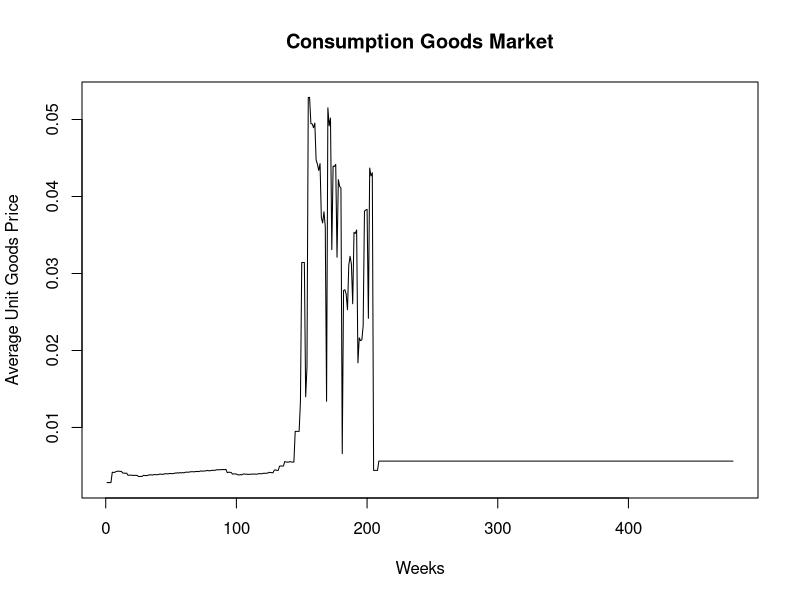
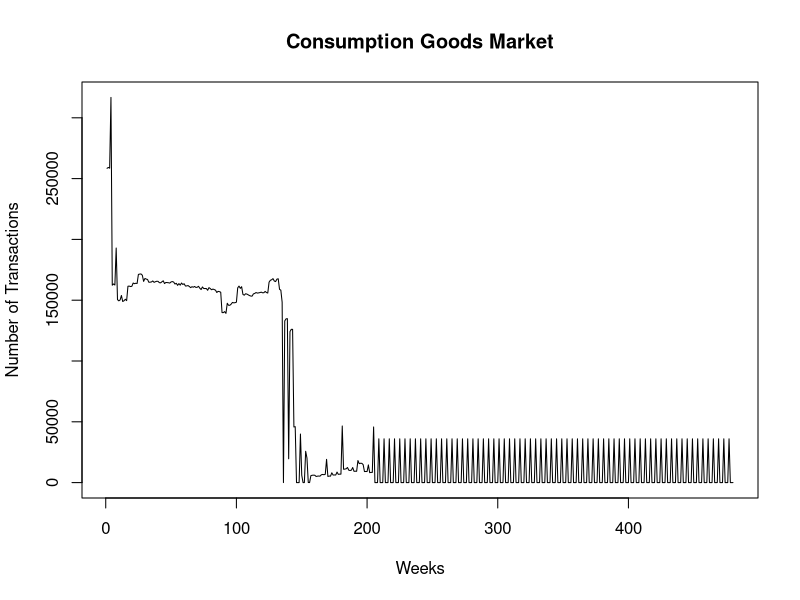
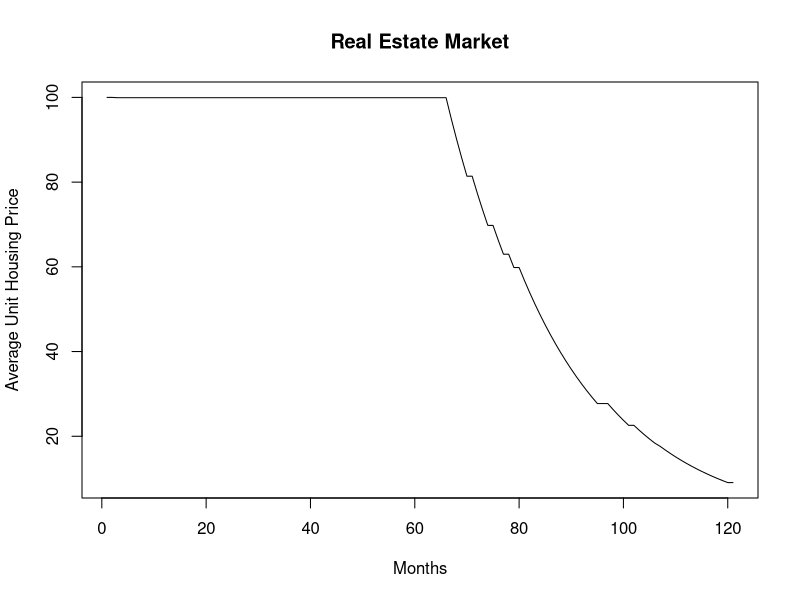
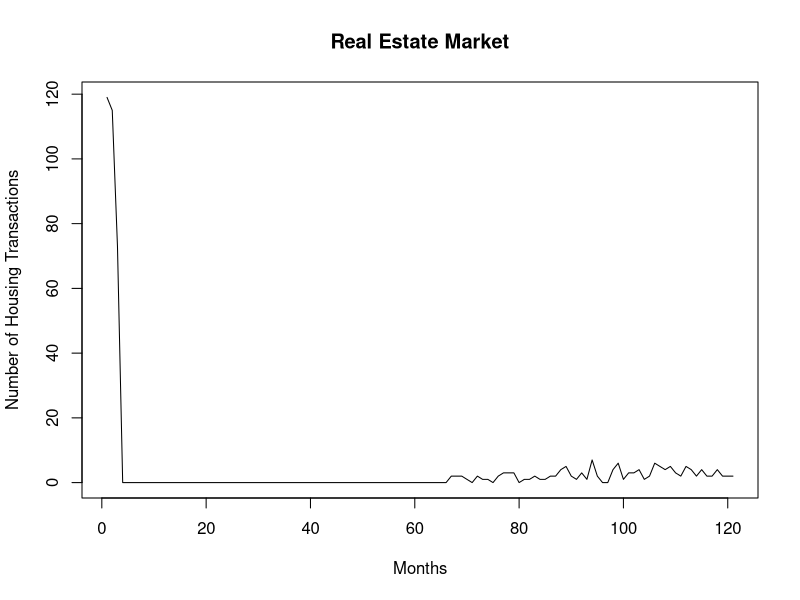
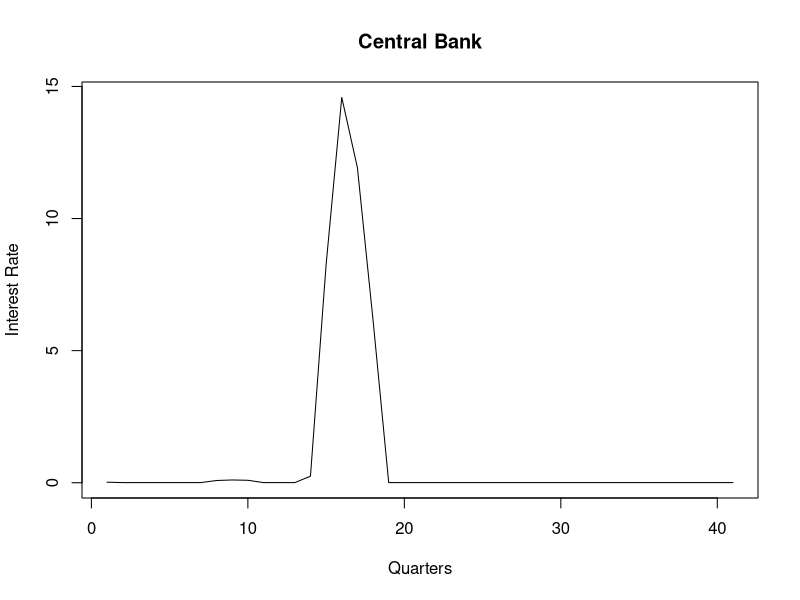
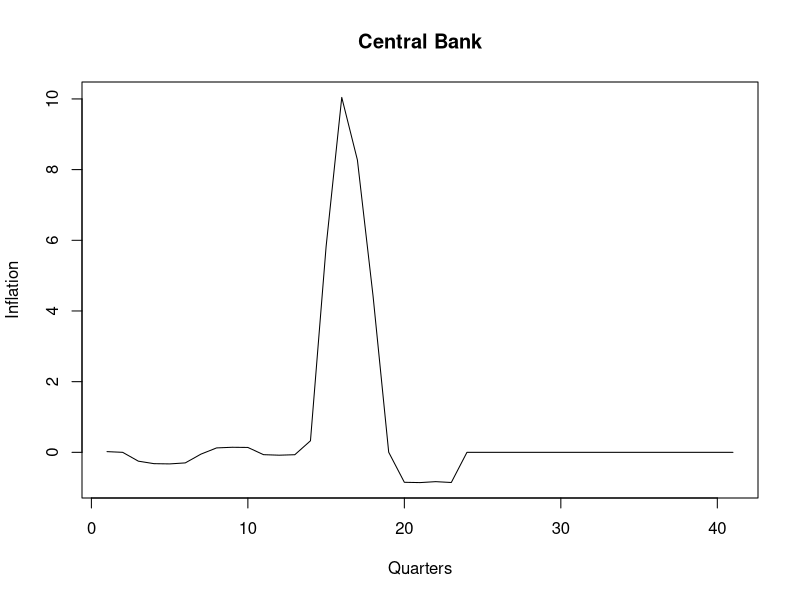
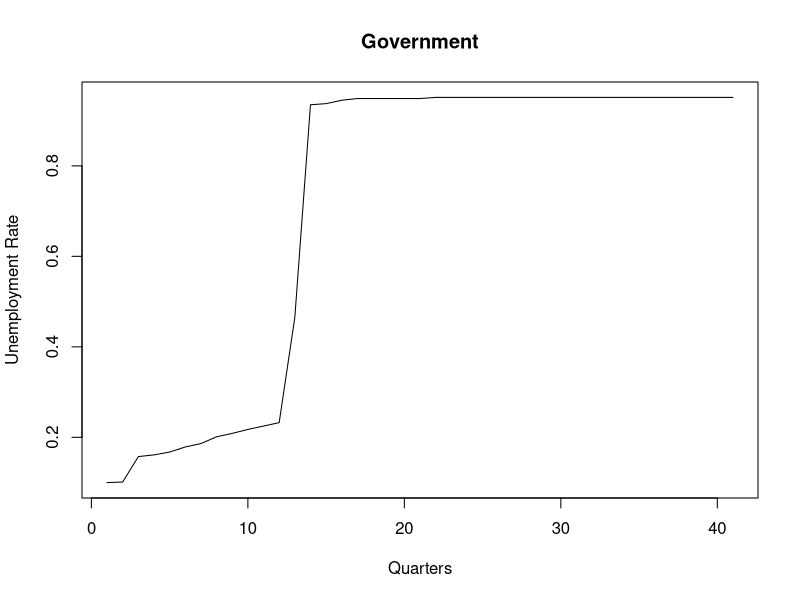
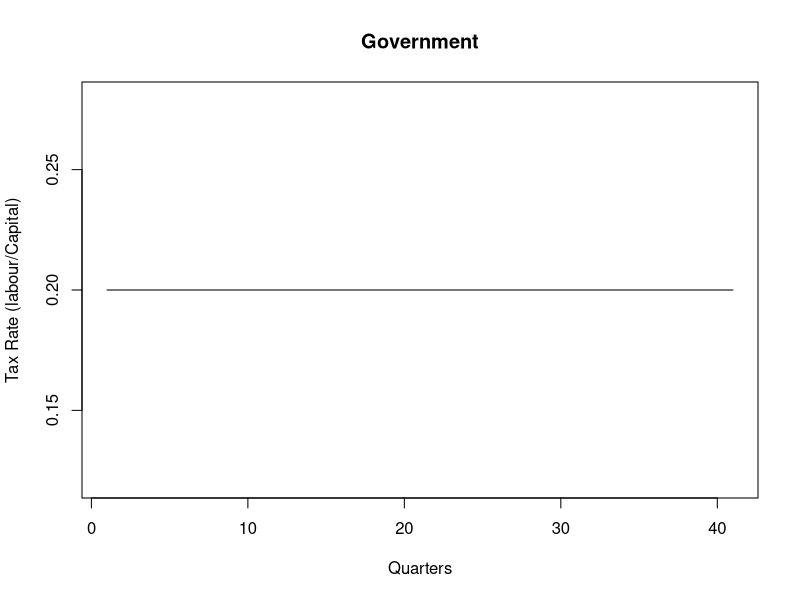

These figures' R source, in order: (Note: this script raises an error after producing the figures.)
time_series_boxplot <- function(nagents, niter, datavector, xlabel, ylabel, title, fname){
	png(fname, width = 800, height = 800, pointsize=24)
	times <- (1:niter)
	values <- matrix(datavector, nrow = niter, ncol = nagents, byrow = T)
	boxplot(values~times, type="l", xlab = xlabel, ylab=ylabel, main = title)
	dev.off()
}

time_series_mean <- function(nagents, niter, datavector, xlabel, ylabel, title, fname){
	png(fname, width = 800, height = 800, pointsize=24)
	times <- (1:niter)
	means <- (1:niter)
	values <- matrix(datavector, nrow = niter, ncol = nagents, byrow = T)
	for (i in 1:niter){
		means[i] <- mean(values[i,])
	}
	plot(means~times, type="l", xlab = xlabel, ylab=ylabel, main = title)
	dev.off()
}

time_series_point <- function(niter, datavector, xlabel, ylabel, title, fname){
	png(fname, width = 800, height = 800, pointsize=24)
	times <- (1:niter)
	plot(datavector~times, type="l", xlab = xlabel, ylab=ylabel, main = title)
	dev.off()
}


setwd("/Users/bulent/Documents/AWorkspace/iceace/FLAME/outputs/plots")

Government <- read.csv('../data/Government_snapshot.txt', sep = " ", header = T, stringsAsFactors = F)
Centralbank <- read.csv('../data/CentralBank_snapshot.txt', sep = " ", header = T, stringsAsFactors = F)
Equityfund <- read.csv('../data/EquityFund_snapshot.txt', sep = " ", header = T, stringsAsFactors = F)
Mall <- read.csv('../data/Mall_snapshot.txt', sep = " ", header = T, stringsAsFactors = F)
REAgency<- read.csv('../data/REAgency_snapshot.txt', sep = " ", header = T, stringsAsFactors = F)

BankBalance <- read.csv('../data/Bank_BalanceSheet.txt', sep = " ", header = T, stringsAsFactors = F)
BankIncome <- read.csv('../data/Bank_IncomeStatement.txt', sep = " ", header = T, stringsAsFactors = F)

FirmMonthly <- read.csv('../data/Firm_Monthly.txt', sep = " ", header = T, stringsAsFactors = F)
FirmBalance <- read.csv('../data/Firm_Quarterly_BalanceSheet.txt', sep = " ", header = T, stringsAsFactors = F)
FirmIncome <- read.csv('../data/Firm_Quarterly_IncomeStatement.txt', sep = " ", header = T, stringsAsFactors = F)
FirmDividends <- read.csv('../data/Firm_Quarterly_Dividends.txt', sep = " ", header = T, stringsAsFactors = F)

HouseholdQuarterly <- read.csv('../data/Household_Quarterly.txt', sep = " ", header = T, stringsAsFactors = F)
HouseholdWeekly <- read.csv('../data/Household_Weekly.txt', sep = " ", header = T, stringsAsFactors = F)
HouseholdMonthlyFirst <- read.csv('../data/Household_Monthly_FirstDay.txt', sep = " ", header = T, stringsAsFactors = F)
HouseholdMonthlyLast <- read.csv('../data/Household_Monthly_LastDay.txt', sep = " ", header = T, stringsAsFactors = F)

nWeeks <- length(Mall$IT_NO)
nMonths <- length(REAgency$IT_NO)
nQuarters <- length(Equityfund$IT_NO)
nFirms = 15
nHouseholds = 800
nBanks = 2

#MALL:
time_series_mean(1, nWeeks, Mall$AVG_GOODS_PRICE, "Weeks", "Average Unit Goods Price", "Consumption Goods Market", "AvgGoodsPrice.png")
time_series_point(nWeeks, Mall$TRANSACTION_QUANTITY, "Weeks", "Number of Transactions", "Consumption Goods Market", "TransactionVolumeGoods.png")

#Real Estate Agency
time_series_point(nMonths, REAgency$AVG_HOUSING_PRICE, "Months", "Average Unit Housing Price", "Real Estate Market", "AvgHousingPrice.png")
time_series_point(nMonths, REAgency$TRANSACTION_QUANTITY, "Months", "Number of Housing Transactions", "Real Estate Market", "TransactionVolumeHouses.png")

#Central Bank
time_series_point(nQuarters, Centralbank$INTEREST_RATE, "Quarters", "Interest Rate", "Central Bank", "InterestRate.png")
time_series_point(nQuarters, Centralbank$INFLATION, "Quarters", "Inflation", "Central Bank", "Inflation.png")

#Government
time_series_point(nQuarters, Government$UNEMPLOYMENT_RATE, "Quarters", "Unemployment Rate", "Government", "UnemploymentRate.png")
time_series_point(nQuarters, Government$LABOUR_TAX_RATE, "Quarters", "Tax Rate (labour/Capital)", "Government", "TaxRate.png")
time_series_point(nQuarters, Government$GOV_GENERAL_BENEFIT_RATE, "Quarters", "General Benefits Rate", "Government", "BenefitsRate.png")
time_series_point(nQuarters, Government$UNEMPLOYMENT_BENEFITS, "Quarters", "Unemployment Benefits", "Government", "BenefitsUnemployment.png")
time_series_point(nQuarters, Government$GENERAL_BENEFITS, "Quarters", "General Benefits", "Government", "BenefitsGeneral.png")

#Equity Fund
time_series_point(nQuarters, Equityfund$DIVIDENDS_RECIEVED, "Quarters", "Dividends Received", "Equity Fund", "FundDividendsReceived.png")
time_series_point(nQuarters, Equityfund$DIVIDENDS_RETAINED, "Quarters", "Dividends Retained", "Equity Fund", "FundDividendsRetained.png")
time_series_point(nQuarters, Equityfund$LIQUIDITY, "Quarters", "Liquidity ", "Equity Fund", "FundLiquidity.png")

#Banks
time_series_mean(nBanks, nQuarters, BankBalance$LOANS, "Quarters", "Loans to Firms (Mean)", "Banks", "Loans.png")
time_series_mean(nBanks, nQuarters, BankBalance$MORTGAGES, "Quarters", "Mortgages to Households (Mean)", "Banks", "Mortgages.png")
time_series_mean(nBanks, nQuarters, BankBalance$DEPOSITS, "Quarters", "Deposits from Firms, HH (Mean)", "Banks", "Deposits.png")
time_series_mean(nBanks, nQuarters, BankBalance$CENTRALBANK_DEBT, "Quarters", "Central Bank Debt (Mean)", "Banks", "BanksDebt.png")
time_series_mean(nBanks, nQuarters, BankBalance$EQUITY, "Quarters", "Equity (Mean)", "Banks", "BanksEquity.png")
time_series_mean(nBanks, nQuarters, BankIncome$INTERESTS_ACCRUED, "Months", "Interests Collected (Mean)", "Banks", "BanksInterestsCollected.png")
time_series_mean(nBanks, nQuarters, BankIncome$TOTAL_WRITEOFFS, "Quarters", "Total Writeoffs(Mean)", "Banks", "BanksWriteoffs.png")
time_series_mean(nBanks, nQuarters, BankIncome$INTERESTS_PAID, "Months", "Interests Paid (Mean)", "Banks", "BanksInterestsPaid.png")
time_series_mean(nBanks, nQuarters, BankIncome$NET_EARNINGS, "Months", "Net Earnings (Mean)", "Banks", "BanksNetEarnings.png")


#Firms
time_series_mean(nFirms, nMonths, FirmMonthly$NO_EMPLOYEES, "Months", "No Employees (mean)", "Firms", "FirmsSize.png")
time_series_mean(nFirms, nMonths, FirmMonthly$INVENTORY, "Months", "Inventory (mean)", "Firms", "FirmsInventory.png")
time_series_mean(nFirms, nMonths, FirmMonthly$PRODUCTION_PLAN, "Months", "Production Plan (mean)", "Firms", "FirmsProductionPlan.png")
time_series_mean(nFirms, nQuarters, FirmDividends$DIVIDENDS_PAID, "Quarters", "Dividends Paid (mean)", "Firms", "FirmsDividendsPaid.png")
time_series_mean(nFirms, nQuarters, FirmIncome$REVENUES, "Quarters", "Sale Revenues (mean)", "Firms", "FirmsRevenues.png")
time_series_mean(nFirms, nQuarters, FirmIncome$LABOUR_COSTS, "Quarters", "Labour Costs (mean)", "Firms", "FirmsLabourCosts.png")
time_series_mean(nFirms, nQuarters, FirmIncome$TOTAL_INTEREST_PAYMENTS, "Quarters", "Interest Payments (mean)", "Firms", "FirmsInterestPayments.png")
time_series_mean(nFirms, nQuarters, FirmIncome$NET_EARNINGS, "Quarters", "Net Earnings (mean)", "Firms", "FirmsNetEarnings.png")

FirmBalance <- read.csv('../data/Firm_Quarterly_BalanceSheet.txt', sep = " ", header = T, stringsAsFactors = F)
time_series_mean(nFirms, nQuarters, FirmBalance$TOTAL_ASSETS, "Quarters", "Total Assets (mean)", "Firms", "FirmsTotalAssets.png")
time_series_mean(nFirms, nQuarters, FirmBalance$LIQUIDITY, "Quarters", "Liquidity (mean)", "Firms", "FirmsLiquidity.png")
time_series_mean(nFirms, nQuarters, FirmBalance$DEBT, "Quarters", "Debt (mean)", "Firms", "FirmsDebt.png")
time_series_mean(nFirms, nQuarters, FirmBalance$CAPITAL_GOODS, "Quarters", "Capital Goods (mean)", "Firms", "FirmsCapitalGoods.png")


#Household - Weekly
time_series_boxplot(nHouseholds, nWeeks, HouseholdWeekly$LIQUIDITY, "Weeks", "Liquidity (distro)", "Households", "HouseholdsLiquidityWeeklyDistro.png")
time_series_mean(nFirms, nWeeks, HouseholdWeekly$LIQUIDITY, "Weeks", "Liquidity (mean)", "Households", "HouseholdsLiquidityWeekly.png")
time_series_boxplot(nHouseholds, nWeeks, HouseholdWeekly$WEEKLY_CONSUMPTION_BUDGET, "Weeks", "Consumption Goods Budget (distro)", "Households", "HouseholdsConsumptionBudgetWeeklyDistro.png")
time_series_mean(nHouseholds, nWeeks, HouseholdWeekly$WEEKLY_CONSUMPTION_BUDGET, "Weeks", "Consumption Goods Budget (mean)", "Households", "HouseholdsConsumptionBudgetWeekly.png")
time_series_mean(nHouseholds, nWeeks, HouseholdWeekly$money_to_spend, "Weeks", "Money Available to Spend (mean)", "Households", "HouseholdsToSpendWeekly.png")
time_series_mean(nHouseholds, nWeeks, HouseholdWeekly$money_spent, "Weeks", "Money Spent (mean)", "Households", "HouseholdsExpenditureWeekly.png")

#Household - Monthly
time_series_mean(nHouseholds, nMonths, HouseholdMonthlyFirst$LIQUIDITY, "Months", "Liquidity (mean)", "Households", "HouseholdsLiquidityMonthly.png")
time_series_mean(nHouseholds, nMonths, HouseholdMonthlyFirst$MORTGAGES, "Months", "Mortgages (mean)", "Households", "HouseholdsMortgagesMonthly.png")
time_series_mean(nHouseholds, nMonths, HouseholdMonthlyFirst$MORTGAGE_COST, "Months", "Mortgage Costs (mean)", "Households", "HouseholdsMortgageCostsMonthly.png")
time_series_mean(nHouseholds, nMonths, HouseholdMonthlyFirst$HOUSING_UNITS, "Months", "Housing Units (mean)", "Households", "HouseholdsHousingUnits.png")

#Household - Quarterly
time_series_boxplot(nHouseholds, nQuarters, HouseholdQuarterly$HOUSING_VALUE, "Quarters", "Housing Value (boxplot)", "Households", "HouseholdsHousingValue.png")
time_series_boxplot(nHouseholds, nQuarters, HouseholdQuarterly$LIQUIDITY, "Quarters", "Housing Liquidity (boxplot)", "Households", "HouseholdsLiquidityQuarterly.png")
time_series_boxplot(nHouseholds, nQuarters, HouseholdQuarterly$CAPITAL_INCOME, "Quarters", "Capital Income (boxplot)", "Households", "HouseholdsCapitalIncome.png")
time_series_boxplot(nHouseholds, nQuarters, HouseholdQuarterly$HOUSING_PAYMENT, "Quarters", "Housing Payment (boxplot)", "Households", "HouseholdsHousingPayment.png")





